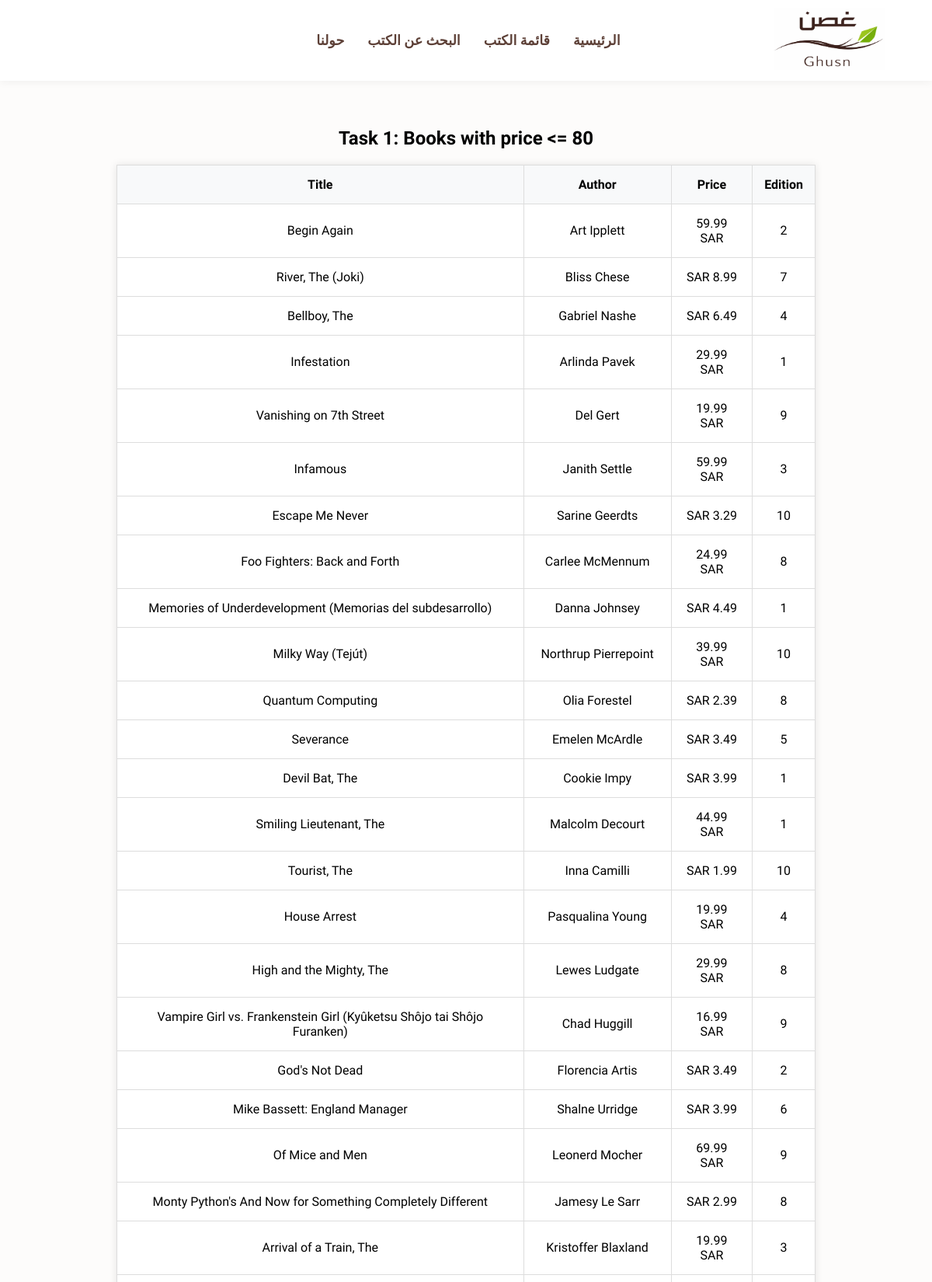
The app's page /books/lab8/task1/ (upper part) with its own data.
### apps/bookmodule/models.py (models this page shows)
class Book(models.Model):
    title = models.CharField(max_length=50)
    author = models.CharField(max_length=50)
    price = models.FloatField(default=0.0)
    edition = models.SmallIntegerField(default=1)

### apps/bookmodule/views.py (the view)
# urls.py: path('lab8/task1/', views.task1, name="lab8_task1"),
def task1(request):
    books = Book.objects.filter(Q(price__lte=80))
    return render(request, 'bookmodule/lab8/task1.html', {'books': books})

### apps/templates/bookmodule/lab8/task1.html
{% extends 'bookmodule/layouts/base.html' %} {% block content %}
<div class="lab8-container"> <h2>Task 1: Books with price <= 80</h2>
    <table border="1">
        <thead>
            <tr>
                <th>Edition</th>
                <th>Price</th>
                <th>Author</th>
                <th>Title</th>
            </tr>
        </thead>
        <tbody>
            {% for book in books %}
            <tr>
                <td>{{ book.edition }}</td>
                <td>{{ book.price }} SAR </td>
                <td>{{ book.author }}</td>
                <td>{{ book.title }}</td>
            </tr>
            {% empty %}
            <tr>
                <td colspan="4">No books found in this price range.</td>
            </tr>
            {% endfor %}
        </tbody>
    </table>
</div>
{% endblock %}

### apps/static/styles.css (style rules this page uses)
:root { --ghusn-green: #2e7d32; --ghusn-brown: #5d4037; --bg-creamy: #fdfcfb; }
body { background-color: var(--bg-creamy); margin: 0; font-family: 'Amiri', serif; direction: rtl; }
.lab8-container { width: 80%; margin: 40px auto; display: flex; flex-direction: column; align-items: center; }
table { border-collapse: collapse; width: 100%; max-width: 900px; background-color: white; box-shadow: 0 0 10px rgba(0,0,0,0.1); }
th, td { padding: 15px; border: 1px solid #ddd; text-align: center; }
th { background-color: #f8f9fa; }

### records on screen
Book: edition "2", price "59.99", author "Art Ipplett", title "Begin Again"
Book: edition "7", price "8.99", author "Bliss Chese", title "River, The (Joki)"
Book: edition "4", price "6.49", author "Gabriel Nashe", title "Bellboy, The"
Book: edition "1", price "29.99", author "Arlinda Pavek", title "Infestation"
Book: edition "9", price "19.99", author "Del Gert", title "Vanishing on 7th Street"
Book: edition "3", price "59.99", author "Janith Settle", title "Infamous"
Book: edition "10", price "3.29", author "Sarine Geerdts", title "Escape Me Never"
Book: edition "8", price "24.99", author "Carlee McMennum", title "Foo Fighters: Back and Forth"
Book: edition "1", price "4.49", author "Danna Johnsey", title "Memories of Underdevelopment (Memorias del subdesarrollo)"
Book: edition "10", price "39.99", author "Northrup Pierrepoint", title "Milky Way (Tejút)"
Book: edition "8", price "2.39", author "Olia Forestel", title "Quantum Computing"
Book: edition "5", price "3.49", author "Emelen McArdle", title "Severance"
Book: edition "1", price "3.99", author "Cookie Impy", title "Devil Bat, The"
Book: edition "1", price "44.99", author "Malcolm Decourt", title "Smiling Lieutenant, The"
Book: edition "10", price "1.99", author "Inna Camilli", title "Tourist, The"
Book: edition "4", price "19.99", author "Pasqualina Young", title "House Arrest"
Book: edition "8", price "29.99", author "Lewes Ludgate", title "High and the Mighty, The"
Book: edition "9", price "16.99", author "Chad Huggill", title "Vampire Girl vs. Frankenstein Girl (Kyûketsu Shôjo tai Shôjo Furanken)"
Book: edition "2", price "3.49", author "Florencia Artis", title "God's Not Dead"
Book: edition "6", price "3.99", author "Shalne Urridge", title "Mike Bassett: England Manager"
Book: edition "9", price "69.99", author "Leonerd Mocher", title "Of Mice and Men"
Book: edition "8", price "2.99", author "Jamesy Le Sarr", title "Monty Python's And Now for Something Completely Different"
Book: edition "3", price "19.99", author "Kristoffer Blaxland", title "Arrival of a Train, The"
